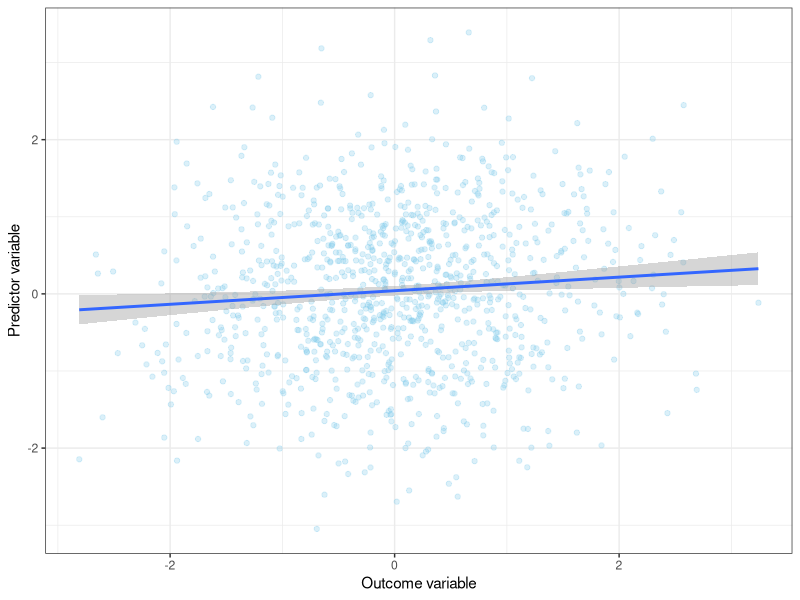

Reproduce this figure in R.
## ---- chunk 1
library(tidyverse)

set.seed(123)

data <- tibble(
  outcome = rnorm(1000), 
  predictor = rnorm(1000))
data
## ---- chunk 2
data %>% 
  ggplot(aes(x = outcome, y = predictor)) + 
  geom_point(alpha = 0.3, 
             colour = "skyblue") + 
  geom_smooth(method = "lm") + 
  theme_bw() + 
  labs(x = "Outcome variable", 
       y = "Predictor variable")
